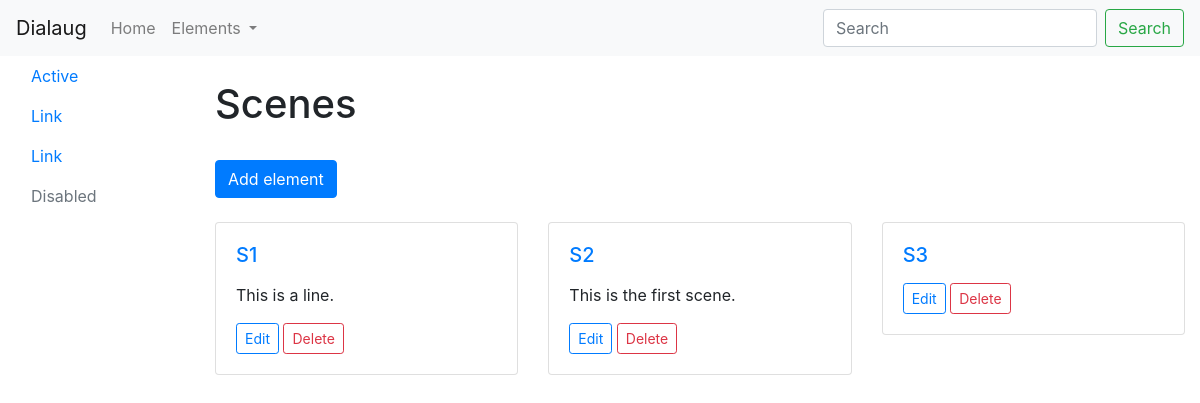
The page /scenes/ on the database as committed earlier.
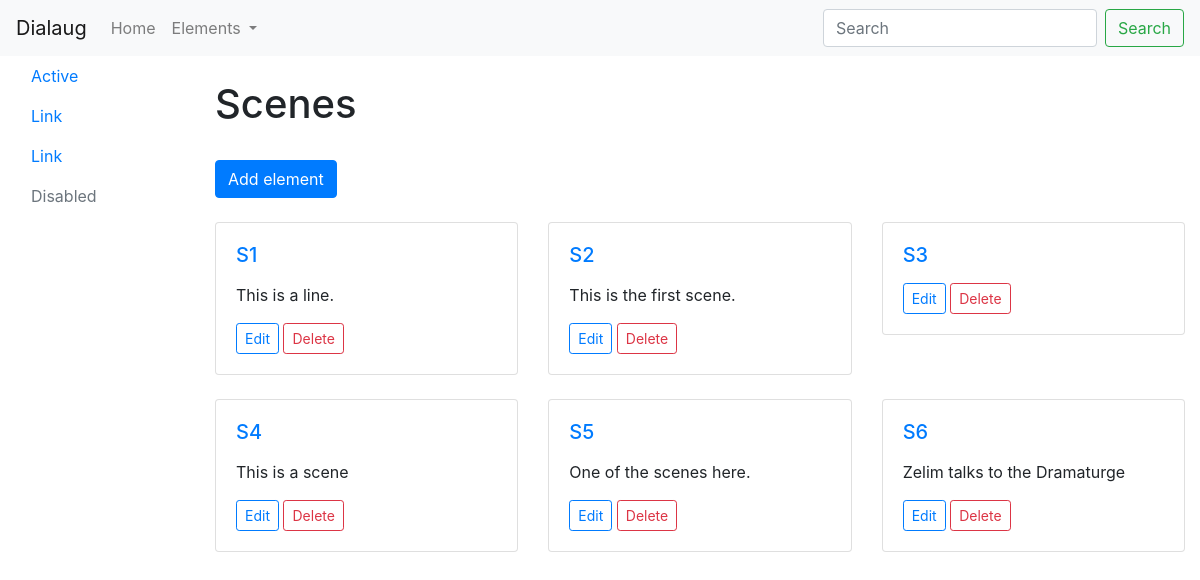
The same page on the database as committed later.
### scenes/models.py (models this page shows, shortened)
class Scene(models.Model):
    description = models.TextField(default='')
    characters = models.ManyToManyField(Character)
    def get_absolute_url(self):
        return reverse('scenes:show-scene', kwargs={'pk': self.pk})
    def get_edit_url(self):
        return reverse('scenes:edit-scene', kwargs={'pk': self.pk})
    def get_delete_url(self):
        return reverse('scenes:delete-scene', kwargs={'pk': self.pk})

### scenes/views.py (the view)
# urls.py: path('', views.IndexView.as_view(), name='index'),
class IndexView(generic.ListView):
    template_name = 'scenes/index.html'
    context_object_name = "scenes"
    def get_queryset(self):
        return Scene.objects.all()

### scenes/templates/scenes/index.html (shortened to what this page needs)
{% extends 'base.html' %}
{% block content %}
<div class="container-fluid">
    <div class="row">
        {% include 'side_nav.html' %}
        <div class="col-md-10">
                <br>
                <div class="row">
                    <div class="col-md-12">
                        <h1>Scenes</h1>
                        {% include 'create_header.html' %}
                        <div class="row">
                            {% for scene in scenes %}
                            <div class="col-md-4">
                                <div class="card">
                                    <div class="card-body">
                                        <h5 class="card-title"><a href="{{ scene.get_absolute_url }}">S{{ scene.pk }}</a></h5>
                                        <p class="card-text">{{ scene.description }}</p>
                                        <a href="{{ scene.get_edit_url }}" class="btn btn-outline-primary btn-sm">Edit</a>
                                        <a href="{{ scene.get_delete_url }}" class="btn btn-outline-danger btn-sm">Delete</a>
                                    </div>
                                </div>
                                <br>
                            </div>
                            {% endfor %}
                        </div>
                    </div>
                </div>
        </div>
    </div>
</div>
{% endblock %}

### templates/base.html (shortened to what this page needs)
<!doctype html>
<html lang="en">
  <head>
    <link rel="stylesheet" href="https://stackpath.bootstrapcdn.com/bootstrap/4.5.2/css/bootstrap.min.css">
  </head>
  <body>
    {% include 'standard_nav.html' %}
    {% block content %}{% endblock %}
  </body>
</html>

### templates/standard_nav.html (shortened to what this page needs)
<nav class="navbar navbar-expand-lg navbar-light bg-light">
    <a class="navbar-brand" href="#">Dialaug</a>
    <div class="collapse navbar-collapse" id="navbarSupportedContent">
      <ul class="navbar-nav mr-auto">
        <li class="nav-item">
          <a class="nav-link" href="/">Home</a>
        </li>
        <li class="nav-item dropdown">
          <a class="nav-link dropdown-toggle" href="#" id="navbarDropdown" role="button" data-toggle="dropdown" aria-haspopup="true" aria-expanded="false">
            Elements
          </a>
        </li>
      </ul>
      <form class="form-inline my-2 my-lg-0">
        <input class="form-control mr-sm-2" type="search" placeholder="Search" aria-label="Search">
        <button class="btn btn-outline-success my-2 my-sm-0" type="submit">Search</button>
      </form>
    </div>
</nav>

### templates/side_nav.html
<div class="col-md-2">
    <ul class="nav flex-column">
      <li class="nav-item">
        <a class="nav-link active" href="#">Active</a>
      </li>
      <li class="nav-item">
        <a class="nav-link" href="#">Link</a>
      </li>
      <li class="nav-item">
        <a class="nav-link" href="#">Link</a>
      </li>
      <li class="nav-item">
        <a class="nav-link disabled" href="#" tabindex="-1" aria-disabled="true">Disabled</a>
      </li>
    </ul>
</div>

### templates/create_header.html
<div class="row">
    <div class="col-md-12">
        <div class="create-header">
            <br>
            <a class="btn btn-primary" href="create/" role="button">Add element</a>
        </div>
        <br>
    </div>
</div>

Rows that differ between the two databases and show on the page:
added Scene: pk "4", description "This is a scene"
added Scene: pk "5", description "One of the scenes here."
added Scene: pk "6", description "Zelim talks to the Dramaturge"
